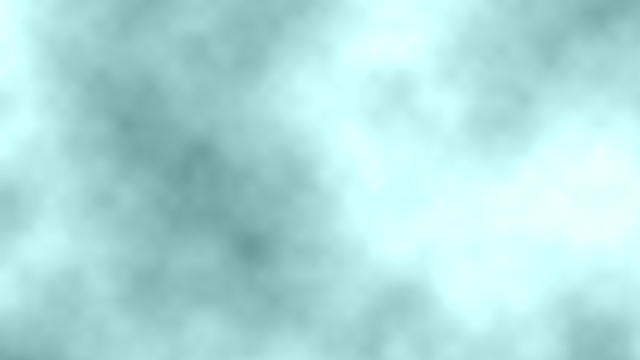
Frame 1 (no input)
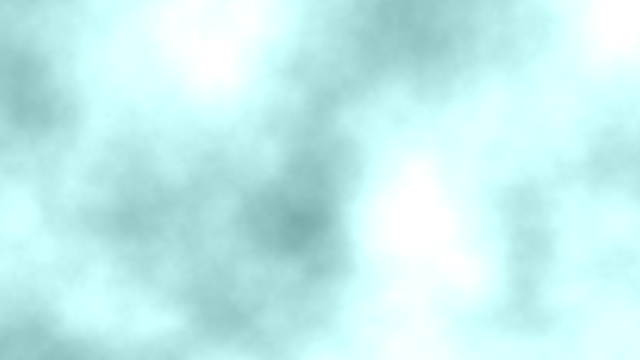
Frame 60 (no input)
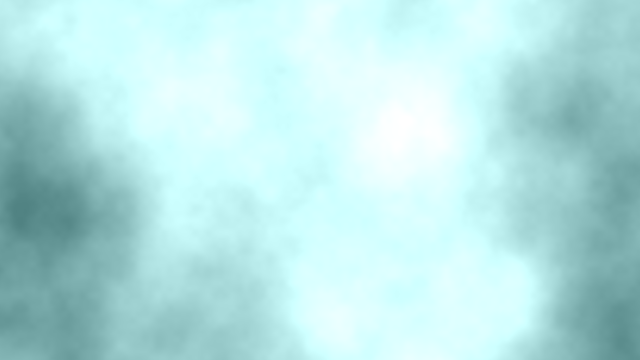
Frame 120 (the mouse pressed at the canvas centre since frame 60)

The p5.js sketch that drew these frames (run headless with seeded random() and noise() and a simulated clock; from frame 60 on, the mouse is pressed at the canvas centre):

// p5.js sketch
// ── sketch.js

// eslint-disable-next-line

let y
let drawCount = 0.0

let ndStart = 5
let ndEnd = 9
let nd = ndStart
let ndDir = 'up'

function setup() {
    createCanvas(640, 360)
    background(127)

    pixelDensity(1)

    // render()
}

function draw() {
    render()
    console.log(frameRate())
}

function render() {
    loadPixels()
    noiseDetail(nd)
    let yoff = 0.0 + drawCount

    for (let y = 0; y < height; y++) {
        let xoff = 0.0 + drawCount
        for (let x = 0; x < width; x++) {
            let index = (x + y * width) * 4
            pixels[index] = noiseColor(xoff, yoff) + 50

            pixels[index + 1] = noiseColor(xoff, yoff) + 100
            pixels[index + 2] = noiseColor(xoff, yoff) + 100
            pixels[index + 3] = 255

            xoff = xoff + 0.005
        }
        yoff = yoff + 0.005
    }    
        
    drawCount = drawCount + 0.1
    

    if (ndDir == 'up' && nd < ndEnd) {
        nd += 1
    } else if (ndDir == 'down' && nd > ndStart) {
        nd -= 1
    } else if (nd == ndEnd) {
        nd -=1
        ndDir = 'down'
    } else if (nd == ndStart) {
        nd += 1
        ndDir = 'up'
    }

    console.log(nd)

    updatePixels()

}

function renderSimple() {
    loadPixels()

    let xoff = 0.0
    for (let x = 0; x < width; x++) {

        let yoff = 0.0
        for (let y = 0; y < height; y++) {

            let index = (x + y * width) * 4
            pixels[index] = map(noise(xoff, yoff), 0, 1, 0, 255)
            pixels[index + 1] = 0
            pixels[index + 2] = 0
            pixels[index + 3] = 255

            yoff = yoff + 0.01
        }
        xoff = xoff + 0.01
    }    
    
    updatePixels()

}

function noiseColor(x, y) {
    return map(
        noise(x, y),
        0, 1,
        0, 255)
}
